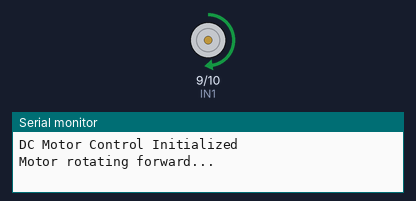
Recording of a sketch running on a simulated Arduino Uno, built with avr-gcc and run on an emulated ATmega328P. Parts: motor-driver pin pairs drawn as motors (green arrow = first pin HIGH = forward, orange = second pin HIGH = backward, longer = more drive, scaled by the enable pin), the last lines printed to the serial monitor.

Above: at 1.0 s.
At 13.0 s:
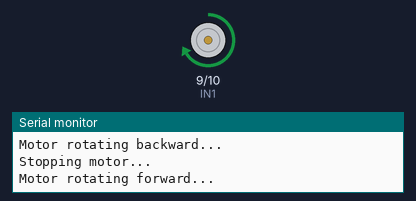
At 27.0 s:
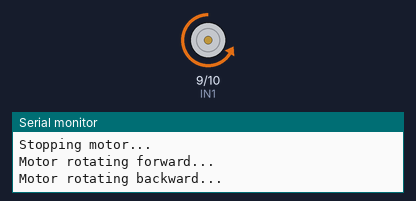
At 59.0 s:
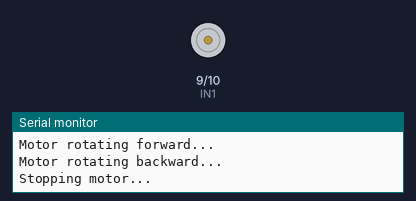
Timing chart, 0 to 62.4 s (numbered marks = the images above):
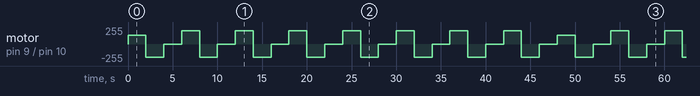

The sketch:

DCMotorControlBasic.ino
```cpp
/////////////////////////////////////////////////
// Pin Definitions
const int IN1 = 9;  // Motor driver input pin 1
const int IN2 = 10; // Motor driver input pin 2
const int ENA = 11; // Enable pin for motor speed control (PWM)
/////////////////////////////////////////////////

// Setup Function
void setup() {
  // Start serial communication for debugging (optional)
  Serial.begin(9600);
  Serial.println("DC Motor Control Initialized");

  // Initialize motor control pins as outputs
  pinMode(IN1, OUTPUT);
  pinMode(IN2, OUTPUT);
  pinMode(ENA, OUTPUT);
}

/////////////////////////////////////////////////
// Loop Function
void loop() {
  // Example: Rotate the motor forward
  Serial.println("Motor rotating forward...");
  digitalWrite(IN1, HIGH);  // Set IN1 HIGH
  digitalWrite(IN2, LOW);   // Set IN2 LOW
  analogWrite(ENA, 128);    // Set speed (PWM: 0-255, 128 = ~50% speed)
  delay(2000);              // Run for 2 seconds

  // Example: Rotate the motor backward
  Serial.println("Motor rotating backward...");
  digitalWrite(IN1, LOW);   // Set IN1 LOW
  digitalWrite(IN2, HIGH);  // Set IN2 HIGH
  analogWrite(ENA, 200);    // Set speed (PWM: 200 for faster speed)
  delay(2000);              // Run for 2 seconds

  // Stop the motor
  Serial.println("Stopping motor...");
  digitalWrite(IN1, LOW);   // Stop motor by setting both IN1 and IN2 LOW
  digitalWrite(IN2, LOW);
  analogWrite(ENA, 0);      // Set speed to 0, not technically needed
  delay(2000);              // Wait for 2 seconds before repeating
}
```

Measured:
- by itself, motor on pin 9 (IN1) / pin 10 (IN2): moves between backward 200/255 and forward 200/255, repeating every 48.0 s
